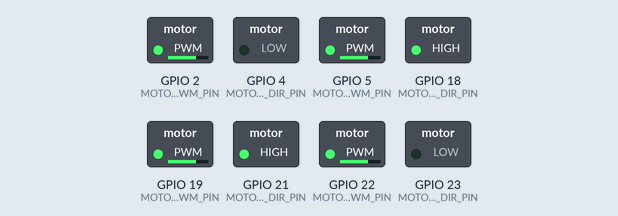
The sketch below on a simulated ESP32. Shown: switched loads named in the sketch (green lamp = pin HIGH). What the sketch prints to the serial monitor is not drawn.

Above: at 0.15 s.
At 3.85 s:
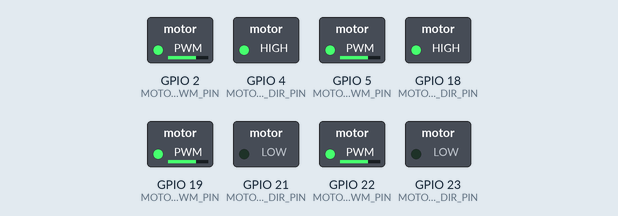
At 7.55 s:
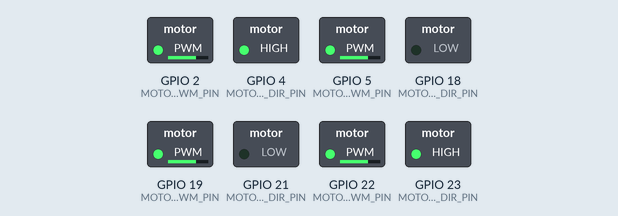
At 10.95 s:
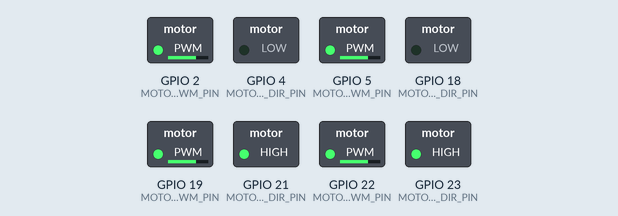
At 12.95 s:
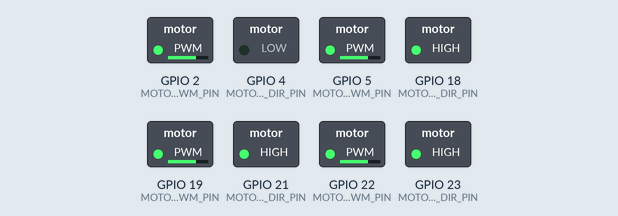
At 14.95 s:
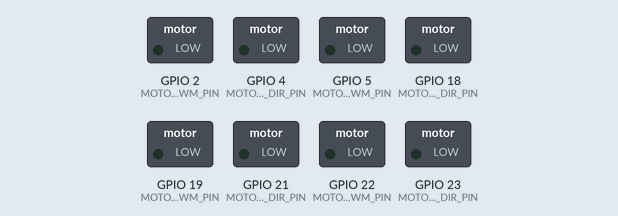
Timing chart, 0 to 19.5 s (numbered marks = the images above):
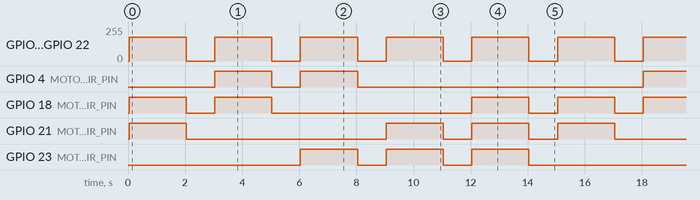

Measured:
- by itself, GPIO 4 (MOTOR1_DIR_PIN): repeats every 15.0 s: LOW 1.0 s, HIGH 2.0 s, LOW 10.0 s, HIGH 2.0 s
- by itself, GPIO 18 (MOTOR2_DIR_PIN): repeats every 15.0 s: LOW 1.0 s, HIGH 2.0 s, LOW 7.0 s, HIGH 2.0 s, LOW 1.0 s, HIGH 2.0 s
- by itself, GPIO 21 (MOTOR3_DIR_PIN): repeats every 15.0 s: LOW 7.0 s, 2 × (HIGH 2.0 s, LOW 1.0 s), HIGH 2.0 s
- by itself, GPIO 23 (MOTOR4_DIR_PIN): repeats every 15.0 s: 2 × (LOW 1.0 s, HIGH 2.0 s), LOW 7.0 s, HIGH 2.0 s
- by itself, GPIO 2 (MOTOR1_PWM_PIN), GPIO 5 (MOTOR2_PWM_PIN), GPIO 19 (MOTOR3_PWM_PIN), GPIO 22 (MOTOR4_PWM_PIN): alternates 177/255 for 2.0 s and 0/255 for 1.0 s

The sketch:

aug15.ino
```cpp
#include <HardwareSerial.h>

// MDDS30A Motor Driver Pin Definitions for ESP32
// Motor 1 (Front Right)
#define MOTOR1_PWM_PIN    2   // PWM signal to MDDS PWM1
#define MOTOR1_DIR_PIN    4   // Direction signal to MDDS DIR1

// Motor 2 (Front Left)
#define MOTOR2_PWM_PIN    5   // PWM signal to MDDS PWM2
#define MOTOR2_DIR_PIN    18  // Direction signal to MDDS DIR2

// Motor 3 (Rear Left)
#define MOTOR3_PWM_PIN    19  // PWM signal to MDDS PWM3
#define MOTOR3_DIR_PIN    21  // Direction signal to MDDS DIR3

// Motor 4 (Rear Right)
#define MOTOR4_PWM_PIN    22  // PWM signal to MDDS PWM4
#define MOTOR4_DIR_PIN    23  // Direction signal to MDDS DIR4

// ESP32 PWM Configuration for MDDS compatibility
#define PWM_FREQUENCY     1000  // 1kHz - optimal for MDDS motor drivers
#define PWM_RESOLUTION    8     // 8-bit resolution (0-255)
#define PWM_MAX_VALUE     255   // Maximum PWM value for 8-bit

// Movement Commands
typedef enum {
    STOP = 0,
    FORWARD = 1,
    REVERSE = 2,
    LEFT = 3,
    RIGHT = 4,
    ROTATE_CW = 5,
    ROTATE_CCW = 6
} movement_command_t;

// Motor structure
typedef struct {
    int pwm_pin;
    int dir_pin;
} motor_t;

// Initialize motors array
motor_t motors[4] = {
    {MOTOR1_PWM_PIN, MOTOR1_DIR_PIN},  // Front Right
    {MOTOR2_PWM_PIN, MOTOR2_DIR_PIN},  // Front Left
    {MOTOR3_PWM_PIN, MOTOR3_DIR_PIN},  // Rear Left
    {MOTOR4_PWM_PIN, MOTOR4_DIR_PIN}   // Rear Right
};

// Function prototypes
void init_motors(void);
void set_motor_speed(int motor_index, int speed, int direction);
void execute_movement(movement_command_t command, int speed);
void stop_all_motors(void);

// Initialize PWM and GPIO for all motors - ESP32 specific for MDDS
void init_motors(void) {
    Serial.println("Initializing ESP32 for MDDS Motor Driver...");

    // Configure each motor with ESP32 LEDC PWM
    for (int i = 0; i < 4; i++) {
        // Configure PWM channel - ESP32 specific function
        if (!ledcAttach(motors[i].pwm_pin, PWM_FREQUENCY, PWM_RESOLUTION)) {
            Serial.print("Failed to attach PWM to pin ");
            Serial.println(motors[i].pwm_pin);
            return;
        }

        // Initialize PWM to 0 (motors stopped)
        ledcWrite(motors[i].pwm_pin, 0);

        // Configure direction pin as output
        pinMode(motors[i].dir_pin, OUTPUT);
        digitalWrite(motors[i].dir_pin, LOW);

        Serial.print("Motor ");
        Serial.print(i + 1);
        Serial.print(" - PWM Pin: ");
        Serial.print(motors[i].pwm_pin);
        Serial.print(", DIR Pin: ");
        Serial.println(motors[i].dir_pin);
    }

    Serial.println("ESP32 Motors initialized successfully for MDDS!");
    Serial.print("PWM Frequency: ");
    Serial.print(PWM_FREQUENCY);
    Serial.println(" Hz (MDDS compatible)");
    Serial.print("PWM Resolution: ");
    Serial.print(PWM_RESOLUTION);
    Serial.println(" bits");
    Serial.print("PWM Range: 0-");
    Serial.println(PWM_MAX_VALUE);
}

// Set individual motor speed and direction
void set_motor_speed(int motor_index, int speed, int direction) {
    if (motor_index < 0 || motor_index > 3) return;

    // Clamp speed to valid range
    if (speed < 0) speed = 0;
    if (speed > 100) speed = 100;

    // Convert speed percentage to PWM value
    int pwm_value = (speed * PWM_MAX_VALUE) / 100;

    // Set direction (0 = forward, 1 = reverse for motor)
    digitalWrite(motors[motor_index].dir_pin, direction);

    // Set PWM value (new ESP32 Arduino Core 3.x syntax)
    ledcWrite(motors[motor_index].pwm_pin, pwm_value);
}

// Execute movement based on command using switch-case
void execute_movement(movement_command_t command, int speed) {
    Serial.print("Executing movement command: ");
    Serial.print(command);
    Serial.print(" at speed: ");
    Serial.println(speed);

    switch(command) {
        case FORWARD:
            // All motors forward for X-drive forward movement
            set_motor_speed(0, speed, 0);  // Front Right - Forward
            set_motor_speed(1, speed, 1);  // Front Left - Reverse (opposite mounting)
            set_motor_speed(2, speed, 1);  // Rear Left - Reverse (opposite mounting)
            set_motor_speed(3, speed, 0);  // Rear Right - Forward
            Serial.println("Moving FORWARD");
            break;

        case REVERSE:
            // All motors reverse for X-drive backward movement
            set_motor_speed(0, speed, 1);  // Front Right - Reverse
            set_motor_speed(1, speed, 0);  // Front Left - Forward
            set_motor_speed(2, speed, 0);  // Rear Left - Forward
            set_motor_speed(3, speed, 1);  // Rear Right - Reverse
            Serial.println("Moving REVERSE");
            break;

        case LEFT:
            // Strafe left - diagonal motors work together
            set_motor_speed(0, speed, 1);  // Front Right - Reverse
            set_motor_speed(1, speed, 1);  // Front Left - Reverse
            set_motor_speed(2, speed, 0);  // Rear Left - Forward
            set_motor_speed(3, speed, 0);  // Rear Right - Forward
            Serial.println("Moving LEFT");
            break;

        case RIGHT:
            // Strafe right - diagonal motors work together
            set_motor_speed(0, speed, 0);  // Front Right - Forward
            set_motor_speed(1, speed, 0);  // Front Left - Forward
            set_motor_speed(2, speed, 1);  // Rear Left - Reverse
            set_motor_speed(3, speed, 1);  // Rear Right - Reverse
            Serial.println("Moving RIGHT");
            break;

        case ROTATE_CW:
            // Clockwise rotation - all motors same direction
            set_motor_speed(0, speed, 0);  // Front Right - Forward
            set_motor_speed(1, speed, 1);  // Front Left - Reverse
            set_motor_speed(2, speed, 1);  // Rear Left - Reverse
            set_motor_speed(3, speed, 1);  // Rear Right - Reverse
            Serial.println("Rotating CLOCKWISE");
            break;

        case ROTATE_CCW:
            // Counter-clockwise rotation
            set_motor_speed(0, speed, 1);  // Front Right - Reverse
            set_motor_speed(1, speed, 0);  // Front Left - Forward
            set_motor_speed(2, speed, 0);  // Rear Left - Forward
            set_motor_speed(3, speed, 0);  // Rear Right - Forward
            Serial.println("Rotating COUNTER-CLOCKWISE");
            break;

        case STOP:
        default:
            stop_all_motors();
            Serial.println("STOPPED");
            break;
    }
}

// Stop all motors
void stop_all_motors(void) {
    for (int i = 0; i < 4; i++) {
        set_motor_speed(i, 0, 0);
    }
}

// Setup function - runs once on ESP32
void setup() {
    Serial.begin(115200);

    Serial.println("ESP32 Holonomic X-Drive Robot Starting");
    Serial.println("Compatible with MDDS Motor Drivers");

    // Initialize motors for ESP32-MDDS communication
    init_motors();

    Serial.println("✓ ESP32 Robot ready for MDDS control!");
    Serial.println("Starting demo sequence...");
}

// Main loop function
void loop() {
    // Demo movement sequence
    int demo_speed = 70;  // 70% speed

    // Forward for 2 seconds
    execute_movement(FORWARD, demo_speed);
    delay(2000);

    // Stop for 1 second
    execute_movement(STOP, 0);
    delay(1000);

    // Left strafe for 2 seconds
    execute_movement(LEFT, demo_speed);
    delay(2000);

    // Stop for 1 second
    execute_movement(STOP, 0);
    delay(1000);

    // Reverse for 2 seconds
    execute_movement(REVERSE, demo_speed);
    delay(2000);

    // Stop for 1 second
    execute_movement(STOP, 0);
    delay(1000);

    // Right strafe for 2 seconds
    execute_movement(RIGHT, demo_speed);
    delay(2000);

    // Stop for 1 second
    execute_movement(STOP, 0);
    delay(1000);

    // Rotate clockwise for 2 seconds
    execute_movement(ROTATE_CW, demo_speed);
    delay(2000);

    // Stop for 1 second
    execute_movement(STOP, 0);
    delay(1000);

    Serial.println("Demo sequence completed, restarting...");
}

/*
 * WIRING GUIDE: ESP32 to MDDS Motor Driver Connection
 * ==================================================
 *
 * ESP32 GPIO -> MDDS30A Pins
 * -------------------------
 * Motor 1 (Front Right):
 *   GPIO 2  -> MDDS PWM1 (PWM signal)
 *   GPIO 4  -> MDDS DIR1 (Direction control)
 *
 * Motor 2 (Front Left):
 *   GPIO 5  -> MDDS PWM2 (PWM signal)
 *   GPIO 18 -> MDDS DIR2 (Direction control)
 *
 * Motor 3 (Rear Left):
 *   GPIO 19 -> MDDS PWM3 (PWM signal)
 *   GPIO 21 -> MDDS DIR3 (Direction control)
 *
 * Motor 4 (Rear Right):
 *   GPIO 22 -> MDDS PWM4 (PWM signal)
 *   GPIO 23 -> MDDS DIR4 (Direction control)
 *
 * Power & Ground:
 *   ESP32 GND -> MDDS GND (Common ground)
 *   ESP32 3V3 -> MDDS VCC (Logic power - if needed)
 *   Battery + -> MDDS VIN (Motor power 12V/24V)
 *   Battery - -> MDDS GND
 *
 * IMPORTANT NOTES:
 * - ESP32 outputs 3.3V logic levels (MDDS compatible)
 * - MDDS PWM frequency: 1kHz (optimal for motor control)
 * - Use external power supply for motors (not USB power)
 * - Connect ESP32 and MDDS grounds together
 *
 * USAGE:
 * - Call execute_movement() with desired command and speed (0-100%)
 * - Use the movement_command_t enum values
 * - ESP32 will generate proper PWM/DIR signals for MDDS
 * - Motors automatically coordinate for holonomic X-drive movement
 */
```
